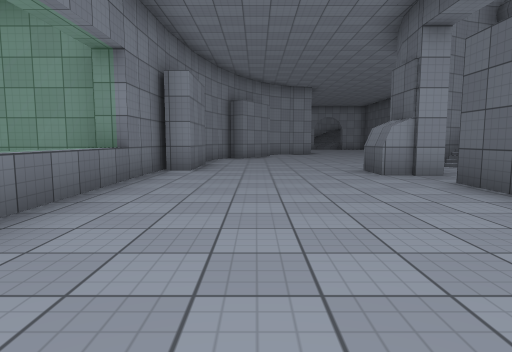
[1] (above)

22 first-person views from a walk through a 3-D level made in the Unity game engine. The camera is 1.2 m above the floor, tilts 6° down and sees 75° across. The floor is counted in squares, 2 m on a side. Each view is taken from the middle of a square. On the plan, view 1 faces up. The plan holds only what a view shows up to about 10 squares ahead; the rest is blank. The place goes on beyond the plan. Some animated figures are not drawn. Surface patterns are stand-ins for the level's own textures.

[2]
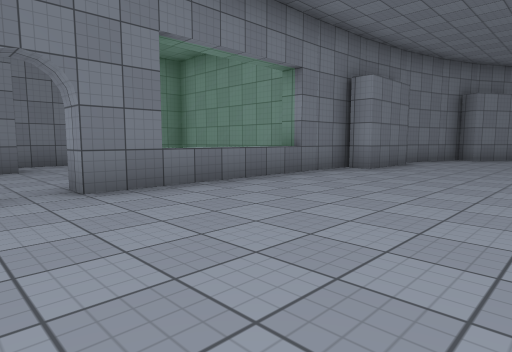

[3]
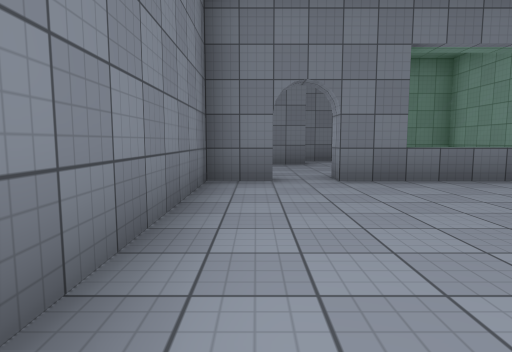

[4]
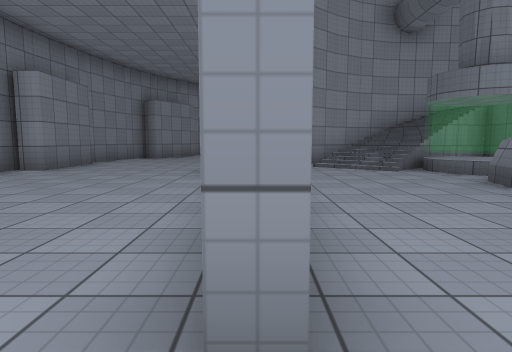

[5]
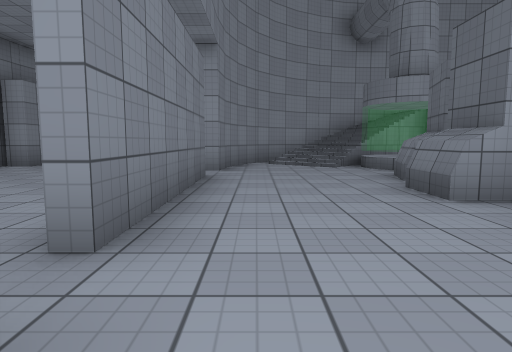

[6]
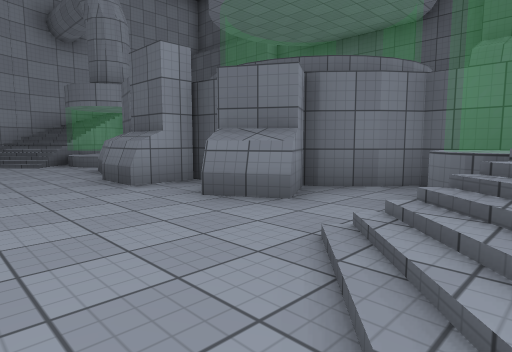

[7]
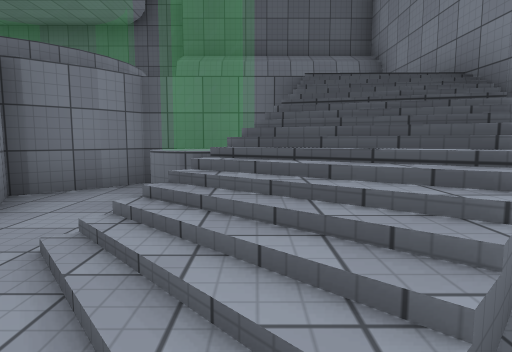

[8]
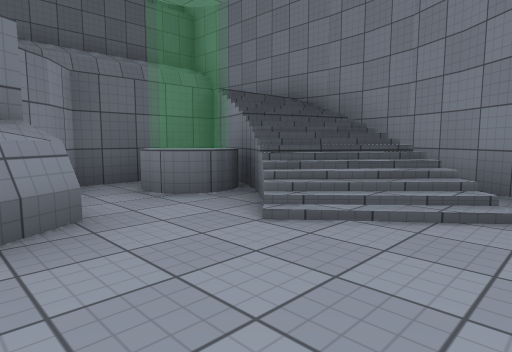

[9]
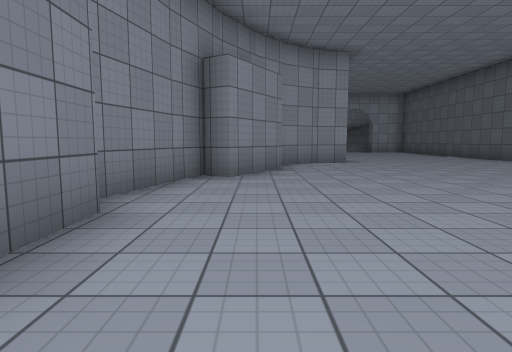

[10]
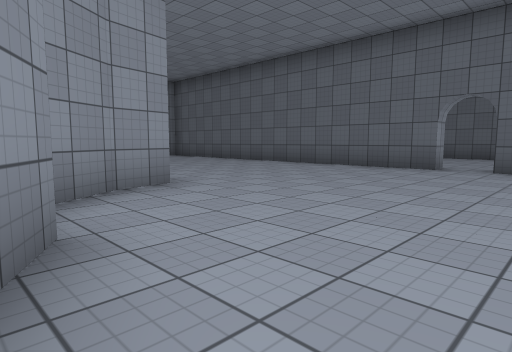

[11]
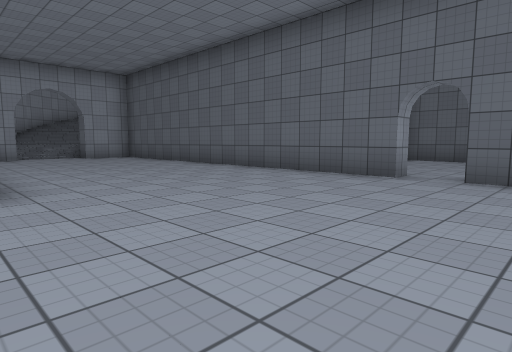

[12]
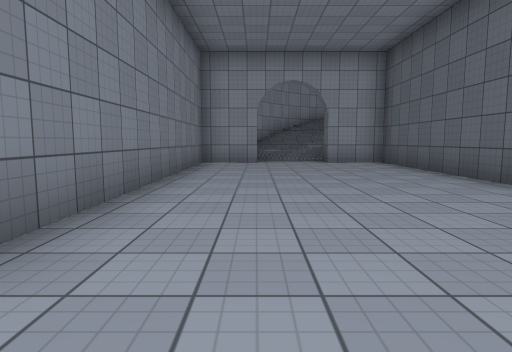

[13]
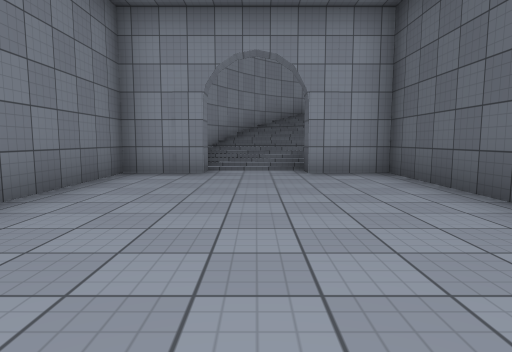

[14]
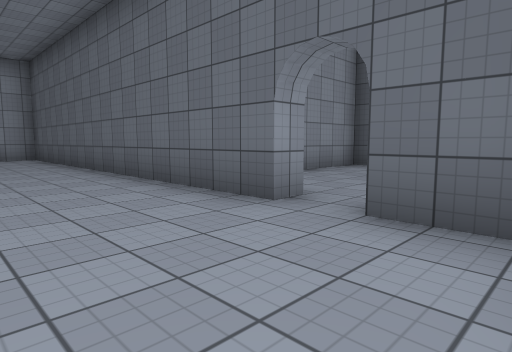

[15]
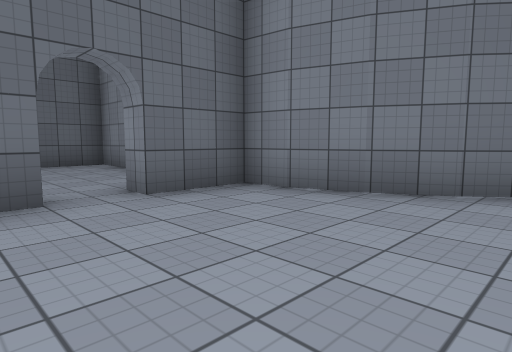

[16]
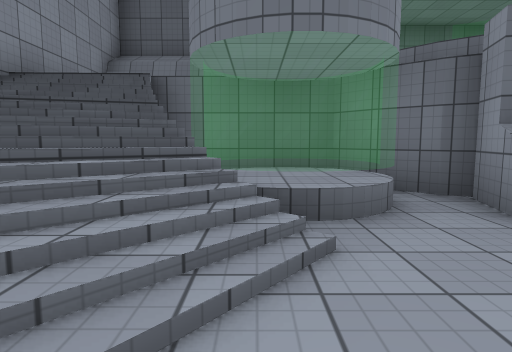

[17]
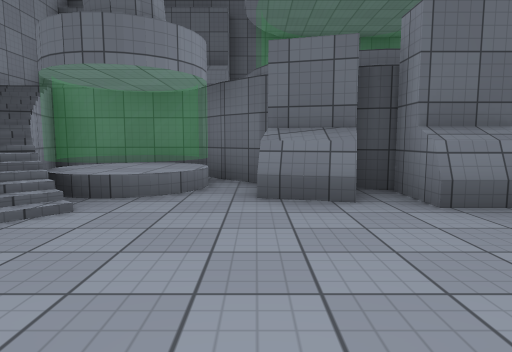

[18]
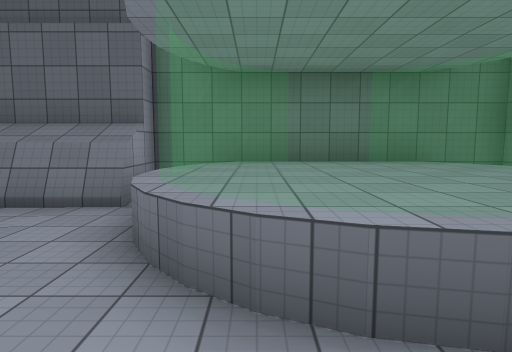

[19]
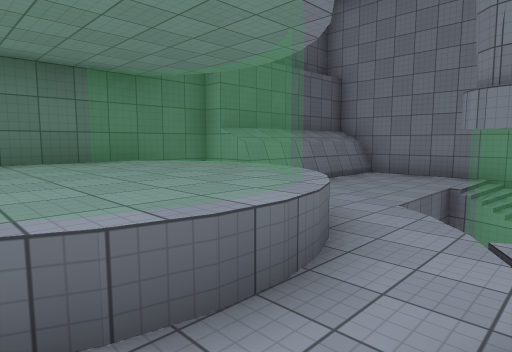

[20]
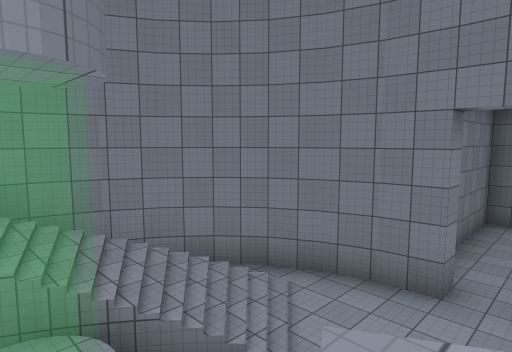

[21]
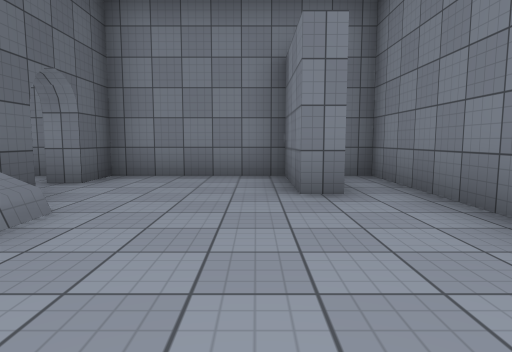

[22]
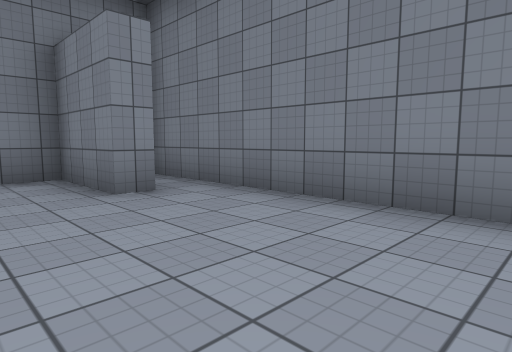

### Floor plan
Key: @ floor where view 1 was taken; # wall or solid block; x gap in a wall; . main floor; : floor 3 m higher than the main floor; / step, stairs or slope; = window, fence, low wall or low ledge; ^ raised ledge.
Columns run from 7 left of view 1 to 13 right of it. Each row starts with its distance up from view 1.
 27            ##/
 26            #//
 25            ///
 24           ##/###
 23          x.....#
 22          #.....#
 21          #.....#
 20          #.....#
 19          #.....#
 18          #.....#
 17          #.....#
 16         ##.....#  ###
 15         #......# ...#
 14         .......#....#
 13       ##............#
 12      ##........#....#
 11      #........#######
 10      #..... ###/  :##
  9      #.....##///  :##
  8      #....##///=  :##
  7      #....#.//== ::##
  6 ######....#...==:::##
  5 #...#=........//:==^#
  4 #...==....#.../:=^^^#
  3 #...==....#..^^:=^^^#
  2 #....#....#...#:=^^^#
  1 ##........#...#:====#
  0 ##...#.@......./::::#
 -1  ##########.//.=:::##
 -2           #.//==:::#
 -3           ###///:::##
 -4            ###//:::##
 -5              ########

Where each view was taken, in squares from view 1:
view 1: 0 up, 0 right, facing up
view 2: 0 up, 2 right, facing up-left
view 3: 0 up, 3 right, facing left
view 4: 0 up, 3 right, facing up
view 5: 1 down, 4 right, facing up
view 6: 2 down, 4 right, facing up-right
view 7: 2 down, 4 right, facing right
view 8: 1 up, 4 right, facing down-right
view 9: 6 up, 0 right, facing up
view 10: 11 up, 0 right, facing up-right
view 11: 11 up, 2 right, facing up-right
view 12: 14 up, 4 right, facing up
view 13: 17 up, 5 right, facing up
view 14: 11 up, 5 right, facing up-right
view 15: 14 up, 4 right, facing down-right
view 16: 7 up, 4 right, facing right
view 17: 5 up, 3 right, facing right
view 18: 4 up, 7 right, facing right
view 19: 4 up, 7 right, facing down-right
view 20: 1 up, 8 right, facing down-left
view 21: 5 up, 5 left, facing down
view 22: 5 up, 4 left, facing down-left
